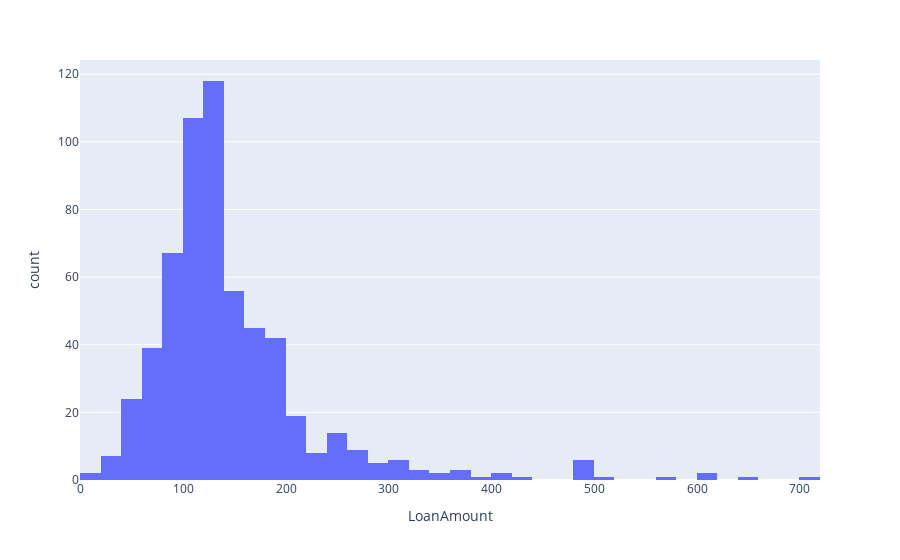

Notebook code cell kept with this figure:
### Code cell
fig = px.histogram(df, x='LoanAmount', nbins=50)
fig.show()

### Figure 1 — Plotly figure (JSON) as saved in the notebook; plotly's stock layout.template omitted (floating-point values rounded to 4 significant figures; data arrays with more than 128 entries replaced by an {"elided": "..."} marker saying what was removed)
{"data": [{"alignmentgroup": "True", "bingroup": "x", "hovertemplate": "LoanAmount=%{x}<br>count=%{y}<extra></extra>", "legendgroup": "", "marker": {"color": "#636efa", "pattern": {"shape": ""}}, "name": "", "nbinsx": 50, "offsetgroup": "", "orientation": "v", "showlegend": false, "type": "histogram", "x": {"elided": "614 int values"}, "xaxis": "x", "yaxis": "y"}], "layout": {"barmode": "relative", "legend": {"tracegroupgap": 0}, "margin": {"t": 60}, "xaxis": {"anchor": "y", "domain": [0, 1], "title": {"text": "LoanAmount"}}, "yaxis": {"anchor": "x", "domain": [0, 1], "title": {"text": "count"}}}}
